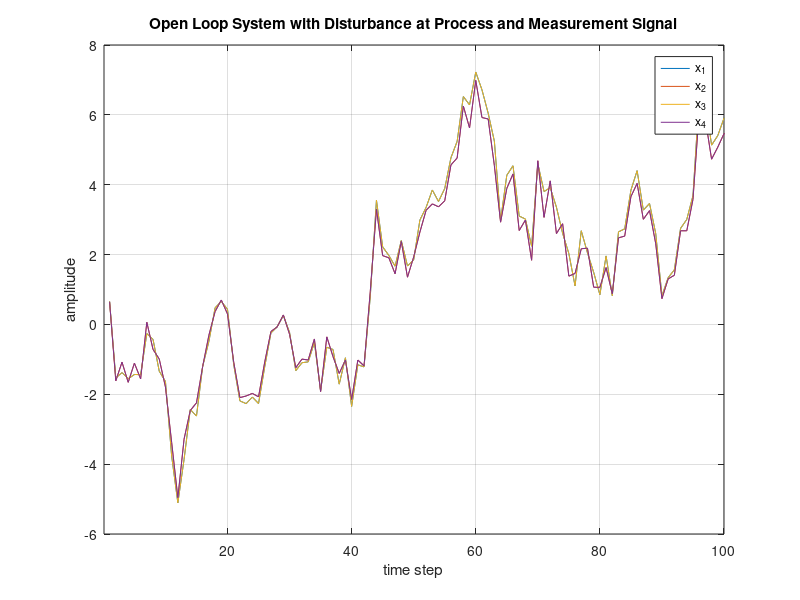

MATLAB code for this plot: (Note: this script raises an error after producing the figure.)
clear all;clc
g = 1;
lp = 1;
mp =0.2;
mk = 1;
mt = 1;
a = g/(lp*(4.0/3 - mp/(mp+mk)));
A = [0 1 0 0;0 0 a 0;0 0 0 1;0 0 a 0];
b = -1/(lp*(4.0/3 - mp/(mp+mk)));
B = [0;1/mt;0;b];
C = [0 1 0 1];
D = 0;
sys = ss(A,B,C,D,0.01);
N = 100;
u = 0;
%%  Apply Disturbance 
w = wgn(N,1,1);
v = w;
%%  Open Loop System
x = .1*ones(4,1);
for i = 1:N
    x(:,i+1) = A*x(:,i)+B*u+w(i);
    y(i) = C*x(:,i)+v(i);
    x(:,i) = x(:,i+1);
end
figure(1);clf
plot(x');
grid on;
xlim([.1 N])
xlabel('time step')
ylabel('amplitude')
legend('x_1','x_2','x_3','x_4')
title('Open Loop System with Disturbance at Process and Measurement Signal')
% %%  LQE manual 
% [S,kk,ll] = idare(A',C',1e-5,1)
%%  LQG 
R = 1;
for i = 1:5
    Q(i) = 10^-i;
    [~,L(:,i),~] = kalman(sys,Q(i),R);
    [K(i,:),~,cl(:,i)] = lqr(sys,Q(i),R);
end
Rww = 1e-5;
Rvv = 1;
[LL,S] = KalmanConventional(sys,N,Rww,Rvv);
%%  Observer-based-controller 
x_hat = ones(4,1,5);
for i = 1:N
    for j = 1:5
    u_c(j,i) = -K(j,:)*x_hat(:,i,j);
    y_hat(j,i) = C*x_hat(:,i,j);
    x_hat(:,i+1,j) = (A-B*K(j,:))*x_hat(:,i,j)+L(:,j)*(y_hat(i)-y(i));
    end
end
%%  Plot 
figure(2);clf
lgn1 = sprintf('Q=1.00E-1');
lgn2 = sprintf('Q=1.00E-2');
lgn3 = sprintf('Q=1.00E-3');
lgn4 = sprintf('Q=1.00E-4');
lgn5 = sprintf('Q=1.00E-5');
figure(2);
for i = 1:4
    for j = 1:5
        subplot(2,2,i);
        plot(x_hat(i,:,j)');hold on
        xlabel('time step')
        grid on
        ylabel(sprintf('x_%d',i))
    end
end
legend(lgn1,lgn2,lgn3,lgn4,lgn5,'Location','SouthWest')
for i = 1:5
    figure(3)
    plot(y_hat(i,:));hold on
end
xlabel('time step')
ylabel('degree')
grid on
legend(lgn1,lgn2,lgn3,lgn4,lgn5,'Location','NorthWest')
title('Output Response with Various Matrices Q')
%%  Observer-based-controller via KalmanNet and RL  
x_nw = ones(4,1);
for i = 1:N
    x_nw(:,i+1) = A*x_nw(:,i);
    y_nw(i) = C*x_nw(:,i);
    x_nw(:,i) = x_nw(:,i+1);
end
x_nw = x_nw(:,1:N);
[x_hat_net,y_hat_net,KG] = KalmanNet(x_nw,y_nw,A,C);
%%
[P_vi,K_vi,G_vi] = value_iteration(A,N,B,Q(5),R,0.2);
x_hat_vi = ones(4,1);
for i = 1:N
    u_vi(j,i) = -K_vi*x_hat_vi(:,i);
%     y_hat_vi(i) = C*x_hat_vi(:,i);
    x_hat_vi(:,i+1) = (A-B*K_vi)*x_hat_vi(:,i)+KG(i)*(normalize(y_hat_net(i))-y(i));
end
%%  Plot 
figure(4);clf
subplot(211)
plot(x');hold on
subplot(212)
plot(x_hat_net')
figure(5);clf
plot(y_hat(5,:),'r')
hold on
plot(normalize(y_hat_net),'b')
xlim([5 N])
grid on
xlabel('time step')
ylabel('degree')
legend('LQG','KalmanNet-VI')
title('Comparison Output Response')